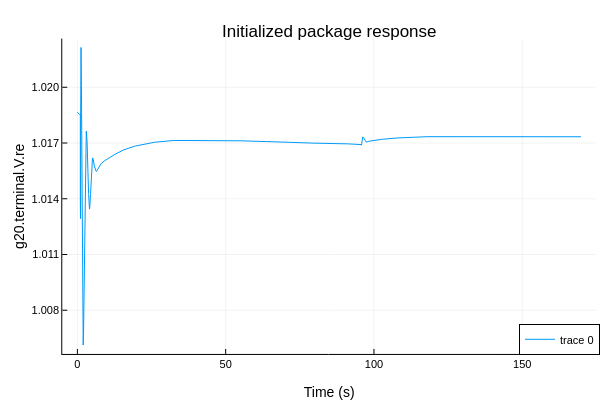

Notebook code cell kept with this figure:
### Code cell
# Cell 8: Plot the initialized package response

initialized_df = DataFrame(CSV.File(initialized_resultfile; select = ["time", PLOT_VARIABLE]))

plotlyjs()
p = plot(initialized_df[!, "time"], initialized_df[!, PLOT_VARIABLE], label = [PLOT_VARIABLE])
plot!(p, legend = :bottomright, titlefontsize = 12, labelfontsize = 10)
title!(p, "Initialized package response")
xlabel!(p, "Time (s)")
ylabel!(p, PLOT_VARIABLE)

### Figure 1 — Plotly figure (JSON) as saved in the notebook; plotly's stock layout.template omitted (floating-point values rounded to 4 significant figures; data arrays with more than 128 entries replaced by an {"elided": "..."} marker saying what was removed)
{"data": [{"colorbar": {"len": 0.8761, "title": "", "x": 0.9934, "y": 0.5104}, "legendgroup": ["g20.terminal.V.re"], "line": {"color": "rgba(0, 154, 250, 1.000)", "dash": "solid", "shape": "linear", "width": 1}, "mode": "lines", "name": ["g20.terminal.V.re"], "showlegend": true, "type": "scatter", "x": {"elided": "17136 float values"}, "xaxis": "x", "y": {"elided": "17136 float values"}, "yaxis": "y"}], "layout": {"annotations": [{"font": {"color": "rgba(0, 0, 0, 1.000)", "family": "sans-serif", "size": 17}, "rotation": 0, "showarrow": false, "text": "Initialized package response", "x": 0.5486, "xanchor": "center", "xref": "paper", "y": 1, "yanchor": "top", "yref": "paper"}], "height": 400, "legend": {"bgcolor": "rgba(255, 255, 255, 1.000)", "bordercolor": "rgba(0, 0, 0, 1.000)", "borderwidth": 1, "font": {"color": "rgba(0, 0, 0, 1.000)", "family": "sans-serif", "size": 11}, "title": {"font": {"color": "rgba(0, 0, 0, 1.000)", "family": "sans-serif", "size": 15}, "text": ""}, "tracegroupgap": 0, "traceorder": "normal", "x": 1, "xanchor": "right", "y": 0.07, "yanchor": "bottom"}, "margin": {"b": 20, "l": 0, "r": 0, "t": 20}, "paper_bgcolor": "rgba(255, 255, 255, 1.000)", "plot_bgcolor": "rgba(255, 255, 255, 1.000)", "showlegend": true, "width": 600, "xaxis": {"anchor": "y", "domain": [0.1038, 0.9934], "gridcolor": "rgba(0, 0, 0, 0.100)", "gridwidth": 0.5, "linecolor": "rgba(0, 0, 0, 1.000)", "mirror": false, "range": [-5.094, 174.9], "showgrid": true, "showline": true, "showticklabels": true, "tickangle": 0, "tickcolor": "rgb(0, 0, 0)", "tickfont": {"color": "rgba(0, 0, 0, 1.000)", "family": "sans-serif", "size": 11}, "tickmode": "array", "ticks": "inside", "ticktext": ["0", "50", "100", "150"], "tickvals": [0, 50, 100, 150], "title": "Time (s)", "titlefont": {"color": "rgba(0, 0, 0, 1.000)", "family": "sans-serif", "size": 14}, "type": "-", "visible": true, "zeroline": false, "zerolinecolor": "rgba(0, 0, 0, 1.000)"}, "yaxis": {"anchor": "x", "domain": [0.07234, 0.9485], "gridcolor": "rgba(0, 0, 0, 0.100)", "gridwidth": 0.5, "linecolor": "rgba(0, 0, 0, 1.000)", "mirror": false, "range": [1.006, 1.023], "showgrid": true, "showline": true, "showticklabels": true, "tickangle": 0, "tickcolor": "rgb(0, 0, 0)", "tickfont": {"color": "rgba(0, 0, 0, 1.000)", "family": "sans-serif", "size": 11}, "tickmode": "array", "ticks": "inside", "ticktext": ["1.008", "1.011", "1.014", "1.017", "1.020"], "tickvals": [1.008, 1.011, 1.014, 1.017, 1.02], "title": "g20.terminal.V.re", "titlefont": {"color": "rgba(0, 0, 0, 1.000)", "family": "sans-serif", "size": 14}, "type": "-", "visible": true, "zeroline": false, "zerolinecolor": "rgba(0, 0, 0, 1.000)"}}}
